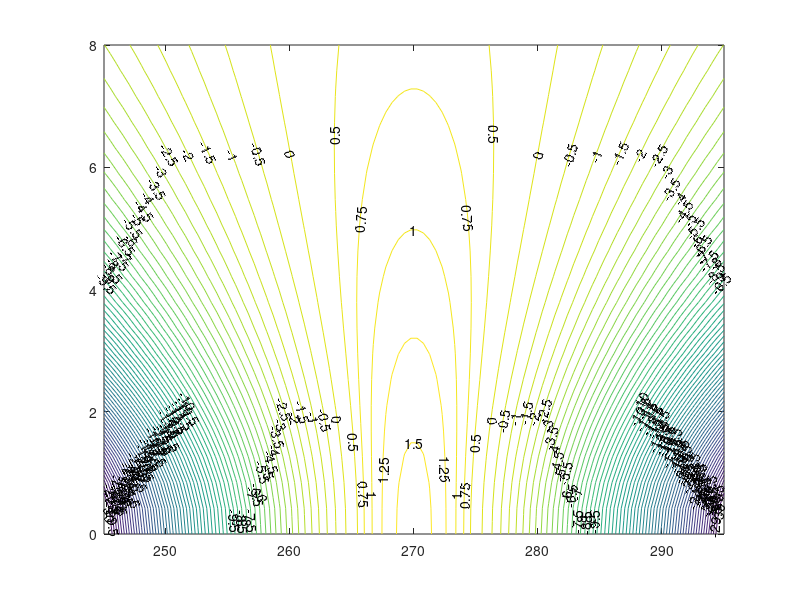

Recreate this plot in MATLAB.

s = linspace(245, 295,100);
sigma = linspace(0, 8, 20);
[sv, sigmav] = meshgrid(s, sigma);
sigmaA = 3;
sigmaB = 15;
stimCenter = 270;
logPrA = -1/2 * log(2*pi) - 1 / 2 * log(sigmav.^2 + sigmaA^2) - (sv-stimCenter).^2 ./ 2 ./ (sigmav.^2 + sigmaA^2);
logPrB = -1/2 * log(2*pi) - 1 / 2 * log(sigmav.^2 + sigmaB^2) - (sv-stimCenter).^2 ./ 2 ./ (sigmav.^2 + sigmaB^2);
logLRatio = logPrA - logPrB;

figure;
v=-30:0.5:2;
v = [v, 0.75, 1.25];
[C, h]=contour(sv, sigmav, logLRatio, v);
clabel(C, h);
hold on;
imagesc(logLRatio);